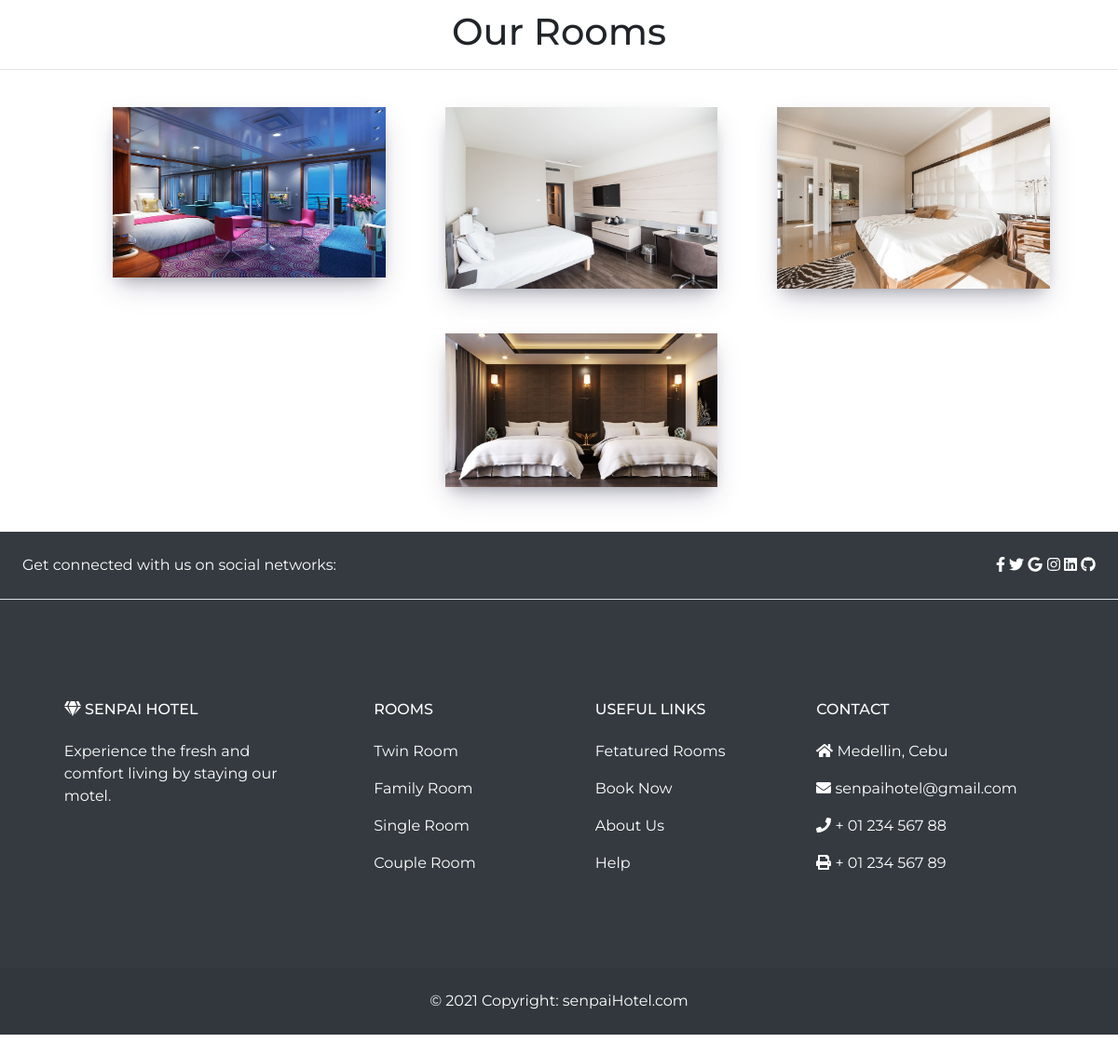
Before: / (lower part) with the older database file.
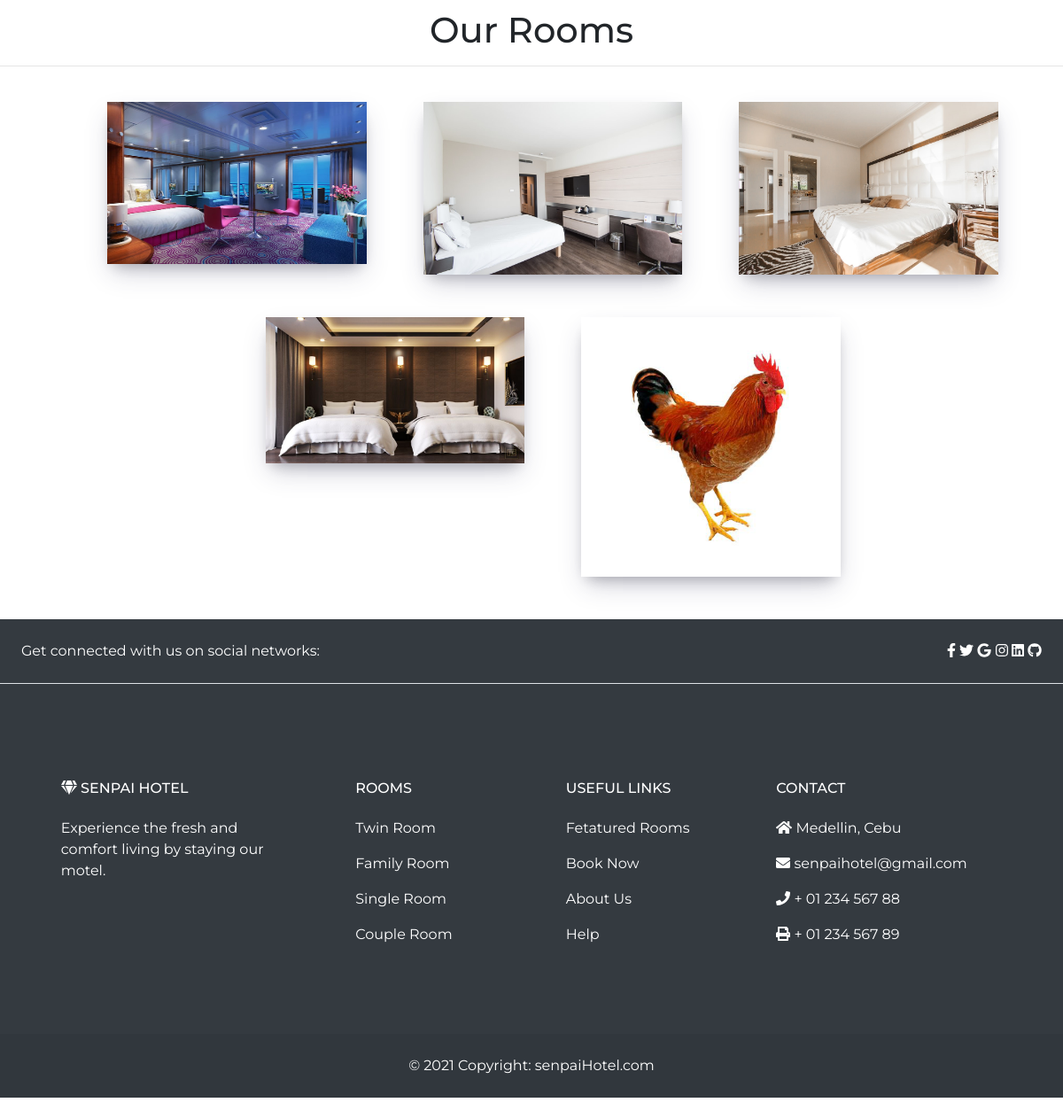
After: the same page with the newer database file.
### tables this page shows
CREATE TABLE `room_categories` (
  `id` int(30) NOT NULL,
  `name` text NOT NULL,
  `price` float NOT NULL,
  `cover_img` text NOT NULL
);

### home.php (the view, shortened to what this page needs)
<br>
   <h1 class="text-center" data-aos="fade-up" >Our Rooms</h1>
<hr/>
   <div id="portfolio" class="">
          <div class="container-fluid" >
              <div class="row no-gutters justify-content-center">
              	<?php
              	include 'admin/db_connect.php';
              	$qry = $conn->query("SELECT * FROM  room_categories");
              	while($row = $qry->fetch_assoc()):
              	?>
                  <div class=" col-sm-3 m-3 ml-5" data-aos="fade-up">
                      <a class="portfolio-box" href="#">
                          <img class="img-fluid m-2" style="box-shadow: rgba(50, 50, 93, 0.25) 0px 13px 27px -5px, rgba(0, 0, 0, 0.3) 0px 8px 16px -8px;" src="assets/img/<?php echo $row['cover_img'] ?>" />
                      </a>
                  </div>
              	<?php endwhile; ?>
              </div>
          </div>
  </div>

Changed rows visible on the page:
added room_categories: cover_img (picture)
